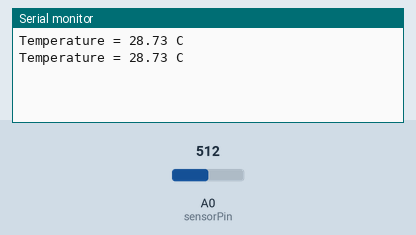
Bench run of a sketch on a simulated Arduino Uno, built with avr-gcc and run on an emulated ATmega328P. On the bench: the last lines printed to the serial monitor. The test bench sets the inputs (shaded band); at power-on: A0 (sensorPin) = 512.

Above: at 5.8 s.
5.9 s: A0 (sensorPin) set to 716
At 10.4 s:
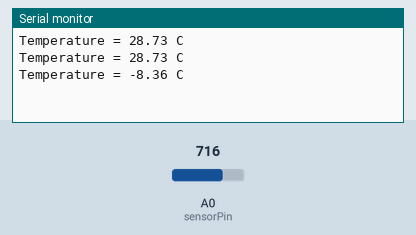
11.9 s: A0 (sensorPin) set to 900
At 15.5 s:
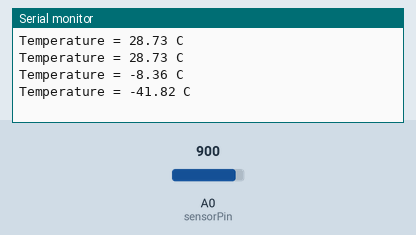
Timing chart, 0 to 17.0 s (numbered marks = the images above; inputs shaded):
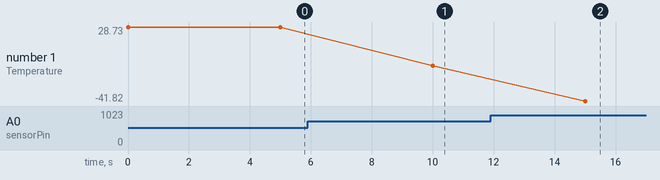

The sketch:

ntc_arduino.ino
```cpp
int sensorPin = A0; // select the input pin for the potentiometer

int sensorValue = 0; // variable to store the value coming from the sensor


float i = 0;
float fixtemp = 20.;
int fixInput = 560;
float fixedDegreeValue = 5.5;


void setup ()
{
  Serial.begin (9600);
}

void loop ()
{

 sensorValue = analogRead(sensorPin);
  if (sensorValue > fixInput ){
    i = sensorValue - fixInput;
    i = i /fixedDegreeValue;
    Serial.print("Temperature = ");
    fixtemp = fixtemp - i;
    Serial.print(fixtemp);
    Serial.println(" C");
  }
  else if(sensorValue < fixInput)
  {
     i =  fixInput - sensorValue;
    i = i /fixedDegreeValue;
    Serial.print("Temperature = ");
    fixtemp = fixtemp + i;
    Serial.print(fixtemp);
    Serial.println(" C");
  }
  else if(sensorValue == fixInput ){

    Serial.println(" temperature  = 20 C");

  }
  fixtemp = 20;
  delay(5000);
}
```

Measured:
- after the input at 5.9 s, the serial monitor: prints a new line after 4.1 s (image 1)
- after the input at 11.9 s, the serial monitor: prints a new line after 3.1 s (image 2)
- plotted number 1: 28.73 → -8.36 after the input at 5.9 s, -8.36 → -41.82 after the input at 11.9 s
